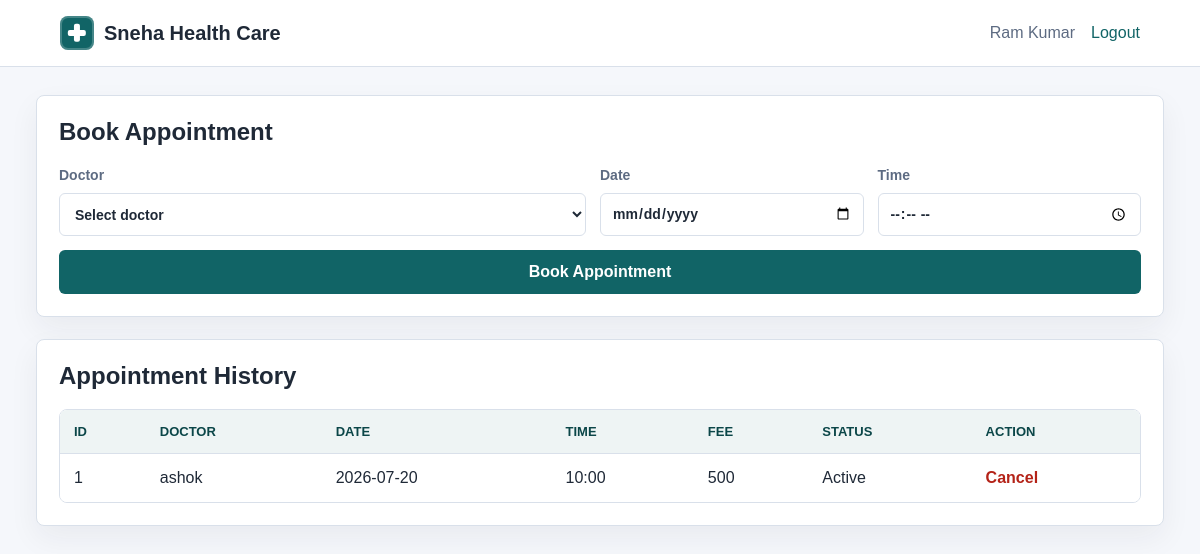
Page /admin-panel.php (signed in) on the committed database.
### tables this page shows
CREATE TABLE `appointmenttb` (
  `ID` int(11) NOT NULL AUTO_INCREMENT,
  `pid` int(11) NOT NULL,
  `fname` varchar(50) NOT NULL,
  `lname` varchar(50) NOT NULL,
  `gender` varchar(20) NOT NULL,
  `email` varchar(80) NOT NULL,
  `contact` varchar(20) NOT NULL,
  `doctor` varchar(50) NOT NULL,
  `docFees` int(10) NOT NULL DEFAULT 0,
  `appdate` date NOT NULL,
  `apptime` time NOT NULL,
  `userStatus` tinyint(1) NOT NULL DEFAULT 1,
  `doctorStatus` tinyint(1) NOT NULL DEFAULT 1,
  PRIMARY KEY (`ID`),
  KEY `pid` (`pid`),
  KEY `doctor` (`doctor`)
);

### hms.php (called while the page is built, shortened)
<?php
function hms_escape($value)
{
    return htmlspecialchars((string) $value, ENT_QUOTES, 'UTF-8');
}
function hms_status_label($appointment)
{
    if ((int) $appointment['userStatus'] === 1 && (int) $appointment['doctorStatus'] === 1) {
        return 'Active';
    }
    return 'Cancelled by doctor';
}
?>

### admin-panel.php (the view, shortened to what this page needs)
<?php
require_once __DIR__ . '/hms.php';
$con = hms_db();
$pid = (int) $_SESSION['pid'];
$stmt = $con->prepare('SELECT ID, doctor, docFees, appdate, apptime, userStatus, doctorStatus FROM appointmenttb WHERE pid = ? ORDER BY appdate DESC, apptime DESC');
$stmt->bind_param('i', $pid);
$stmt->execute();
$appointments = $stmt->get_result()->fetch_all(MYSQLI_ASSOC);
?>
<!DOCTYPE html>
<html lang="en">
<head>
    <link rel="stylesheet" href="style.css">
</head>
<body>
    <header class="topbar">
        <a class="brand brand-with-mark" href="admin-panel.php">
            <span class="hospital-mark small" aria-hidden="true"></span>
            <span>Sneha Health Care</span>
        </a>
        <nav>
            <span><?php echo hms_escape($_SESSION['patient_name']); ?></span>
            <a href="logout.php">Logout</a>
        </nav>
    </header>
    <main class="dashboard">
        <section class="panel">
            <h1>Book Appointment</h1>
            <form method="post" action="admin-panel.php">
                <div class="three-col">
                    <label>Doctor
                        <select name="doctor" required>
                            <option value="">Select doctor</option>
                        </select>
                    </label>
                    <label>Date
                        <input type="date" name="appdate" min="<?php echo date('Y-m-d'); ?>" required>
                    </label>
                    <label>Time
                        <input type="time" name="apptime" required>
                    </label>
                </div>
                <button type="submit">Book Appointment</button>
            </form>
        </section>
        <section class="panel">
            <h1>Appointment History</h1>
            <div class="table-wrap">
                <table>
                    <thead>
                        <tr>
                            <th>ID</th>
                            <th>Doctor</th>
                            <th>Date</th>
                            <th>Time</th>
                            <th>Fee</th>
                            <th>Status</th>
                            <th>Action</th>
                        </tr>
                    </thead>
                    <tbody>
                        <?php foreach ($appointments as $appointment): ?>
                            <tr>
                                <td><?php echo hms_escape($appointment['ID']); ?></td>
                                <td><?php echo hms_escape($appointment['doctor']); ?></td>
                                <td><?php echo hms_escape($appointment['appdate']); ?></td>
                                <td><?php echo hms_escape(substr($appointment['apptime'], 0, 5)); ?></td>
                                <td><?php echo hms_escape($appointment['docFees']); ?></td>
                                <td><?php echo hms_escape(hms_status_label($appointment)); ?></td>
                                <td>
                                    <?php if ((int) $appointment['userStatus'] === 1 && (int) $appointment['doctorStatus'] === 1): ?>
                                        <a class="danger-link" href="admin-panel.php?cancel=<?php echo hms_escape($appointment['ID']); ?>">Cancel</a>
                                    <?php else: ?>
                                        -
                                    <?php endif; ?>
                                </td>
                            </tr>
                        <?php endforeach; ?>
                    </tbody>
                </table>
            </div>
        </section>
    </main>
</body>
</html>

### style.css (style rules this page uses)
:root { color-scheme: light; --bg: #f5f7fb; --surface: #ffffff; --text: #1f2937; --muted: #5d6b82; --line: #d9e0ea; --primary: #116466; --primary-dark: #0b4648; --danger: #b42318; --danger-bg: #fff1f0; --success-bg: #ecfdf3; --success: #067647; }
* { box-sizing: border-box; }
body { margin: 0; min-height: 100vh; background: var(--bg); color: var(--text); font-family: Arial, Helvetica, sans-serif; line-height: 1.5; }
a { color: var(--primary); text-decoration: none; }
.topbar { position: sticky; top: 0; z-index: 5; display: flex; align-items: center; justify-content: space-between; gap: 18px; padding: 16px 5vw; background: var(--surface); border-bottom: 1px solid var(--line); }
.brand { color: var(--text); font-size: 20px; font-weight: 700; }
.brand-with-mark { display: inline-flex; align-items: center; gap: 10px; }
.topbar nav { display: flex; align-items: center; gap: 16px; color: var(--muted); }
.hospital-mark { position: relative; display: inline-block; flex: 0 0 auto; border-radius: 8px; background: var(--primary); box-shadow: inset 0 0 0 2px rgba(255, 255, 255, 0.22); }
.hospital-mark::before, .hospital-mark::after { position: absolute; content: ""; left: 50%; top: 50%; border-radius: 2px; background: #ffffff; transform: translate(-50%, -50%); }
.hospital-mark::before { width: 54%; height: 18%; }
.hospital-mark::after { width: 18%; height: 54%; }
.hospital-mark.small { width: 34px; height: 34px; }
.dashboard { width: min(1180px, 94vw); margin: 28px auto 56px; }
.panel, .notice { background: var(--surface); border: 1px solid var(--line); border-radius: 8px; box-shadow: 0 12px 30px rgba(31, 41, 55, 0.06); }
.panel { padding: 22px; margin-bottom: 22px; }
.panel h1, .panel h2 { margin: 0 0 18px; line-height: 1.2; }
.panel h1 { font-size: 24px; }
form { display: grid; gap: 14px; }
label { display: grid; gap: 7px; color: var(--muted); font-size: 14px; font-weight: 700; }
input, select, button { width: 100%; min-height: 42px; border-radius: 6px; font: inherit; }
input, select { border: 1px solid var(--line); padding: 9px 11px; background: #fff; color: var(--text); }
button { border: 0; padding: 10px 14px; background: var(--primary); color: white; font-weight: 700; cursor: pointer; }
.two-col, .three-col, .five-col { display: grid; gap: 14px; }
.three-col { grid-template-columns: 2fr 1fr 1fr; }
.table-wrap { overflow-x: auto; border: 1px solid var(--line); border-radius: 8px; }
table { width: 100%; min-width: 760px; border-collapse: collapse; background: #fff; }
th, td { padding: 12px 14px; text-align: left; border-bottom: 1px solid var(--line); white-space: nowrap; }
th { background: #eef4f4; color: var(--primary-dark); font-size: 13px; text-transform: uppercase; }
tr:last-child td { border-bottom: 0; }
.danger-link { color: var(--danger); font-weight: 700; }

### rows in the picture
appointmenttb: ID "1", doctor "ashok", appdate "2026-07-20", apptime "10:00", docFees "500", hms_escape(hms_status_label($appointment)) "Active"

### other values in the picture
hms_escape($_SESSION['patient_name']) "Ram Kumar"
